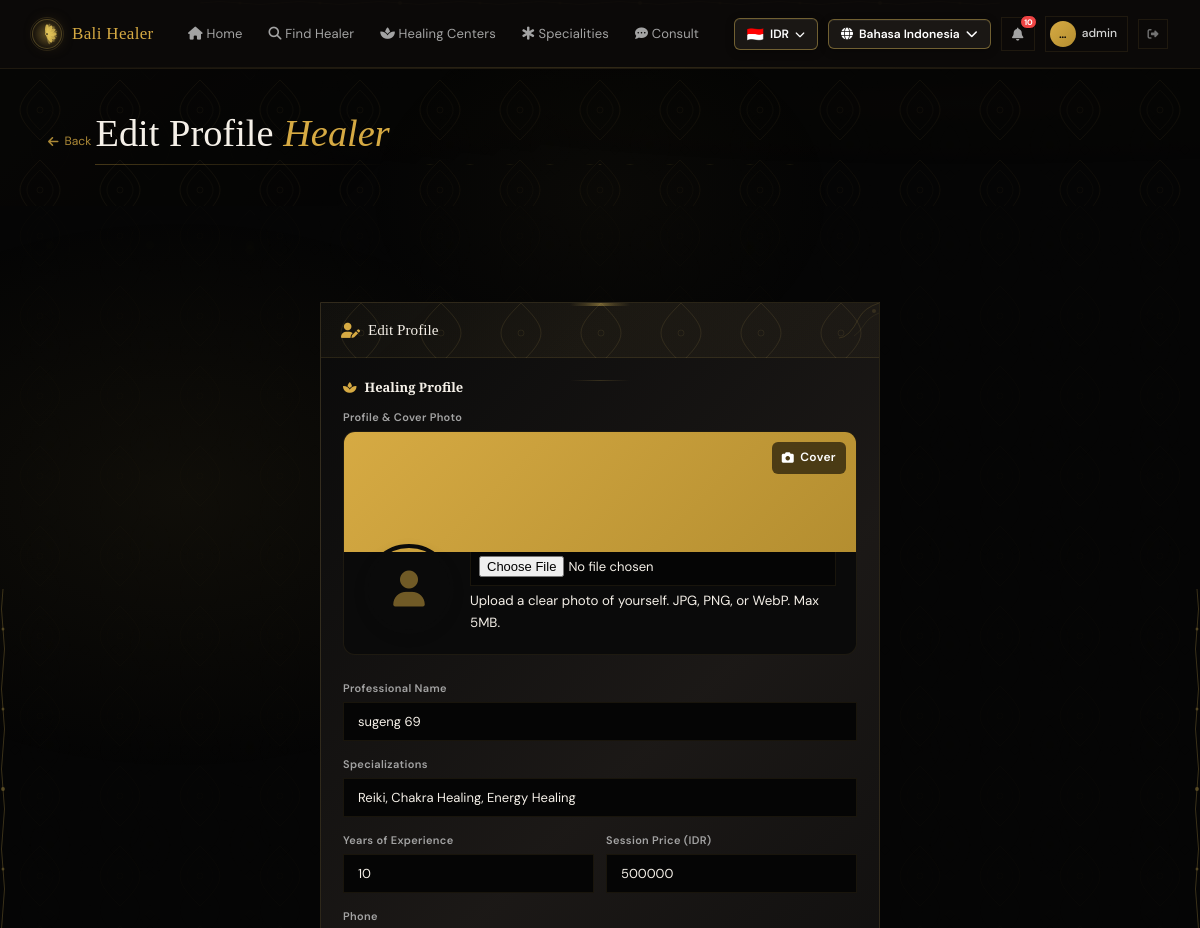
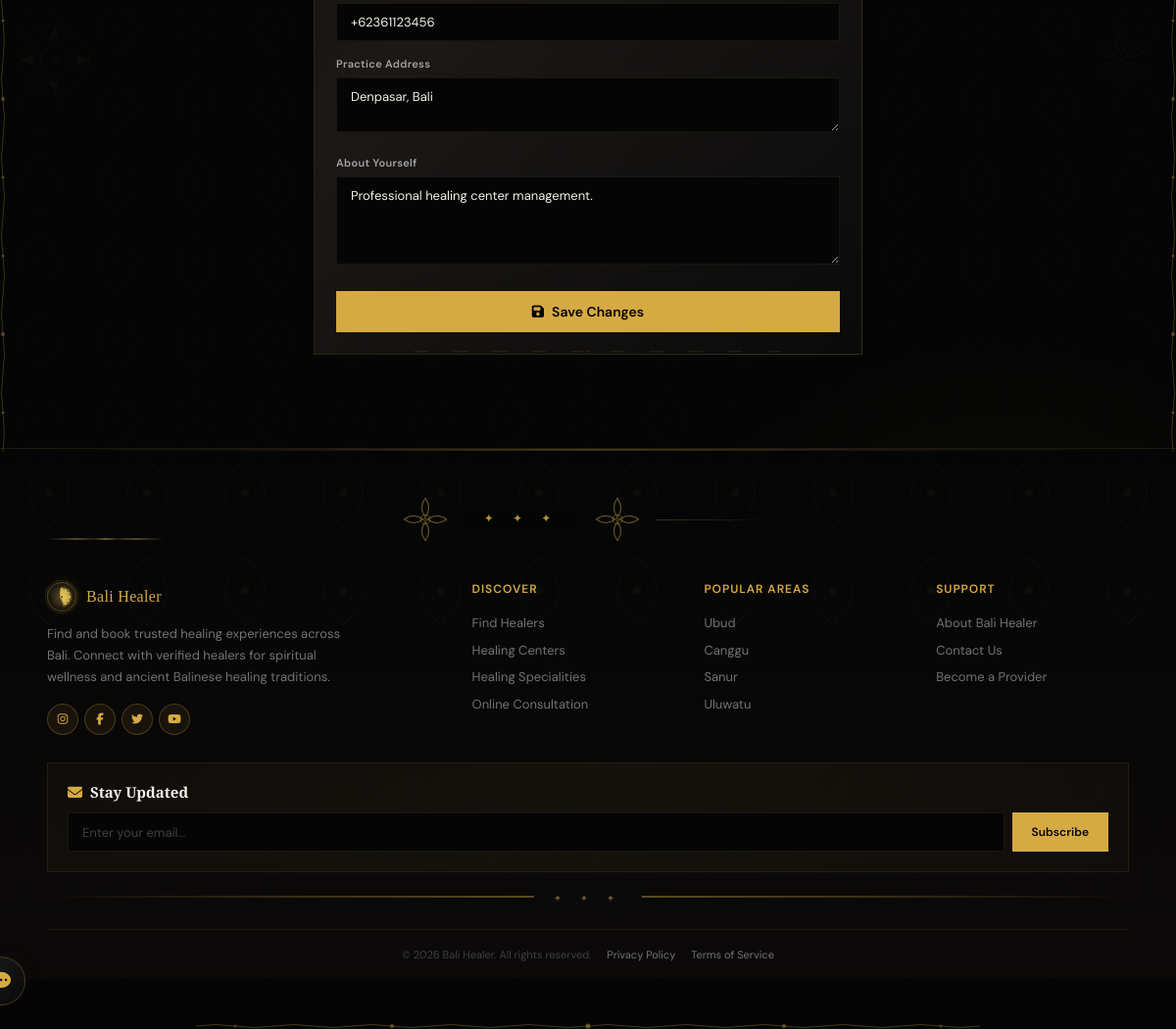
Screenshot of /id/dashboard/healer/profil/ (signed in) with the database file from the repository (2 pictures, top to bottom).
### healers/models.py (models this page shows, shortened)
class Healer(models.Model):
    user = models.OneToOneField(User, on_delete=models.CASCADE, null=True, blank=True)
    name = models.CharField(max_length=200)
    slug = models.SlugField(unique=True, default=uuid.uuid1)
    category = models.ForeignKey(HealerCategory, on_delete=models.SET_NULL, null=True)
    bio = models.TextField()
    experience_years = models.PositiveIntegerField(default=0)
    photo = models.ImageField(upload_to='healer_photos/', blank=True, null=True)
    cover_photo = models.ImageField(upload_to='healer_covers/', blank=True, null=True)
    phone = models.CharField(max_length=20)
    email = models.EmailField(blank=True)
    address = models.TextField()
    price_idr = models.DecimalField(max_digits=12, decimal_places=2, default=0)
    rating = models.DecimalField(max_digits=3, decimal_places=2, default=5.0)
    is_available = models.BooleanField(default=True, db_index=True)
    specializations = models.TextField(blank=True, help_text='Pisahkan dengan koma')
    created_at = models.DateTimeField(auto_now_add=True)
    updated_at = models.DateTimeField(auto_now=True)
    class Meta:
        ordering = ['-rating', '-experience_years']

### accounts/views.py (the view, shortened to what this page needs)
# urls.py: path('dashboard/healer/profil/', views.healer_profile_edit, name='healer_profile_edit'),
@require_healer_profile
def healer_profile_edit(request, profile, healer):
    return render(request, 'healer_profile_edit.html', {'healer': healer})

### templates/healer_profile_edit.html (shortened to what this page needs)
{% extends 'base.html' %}
{% load static %}
{% load i18n %}
{% block content %}
<div class="page-header">
    <div class="container">
        <a href="{% url 'healer_dashboard' %}" class="back-link"><i class="fas fa-arrow-left"></i> {% trans "Back" %}</a>
        <div style="position:relative;display:inline-block">
            <h1>{% trans "Edit Profile" %} <em>{% trans "Healer" %}</em></h1>
            <div style="height:1px;background:linear-gradient(90deg,var(--gold),transparent);margin-top:8px;opacity:0.3"></div>
        </div>
    </div>
</div>
<section class="section" data-reveal>
    <div class="container">
        <div class="auth-container" style="max-width:560px">
            <div class="card">
                <div class="card-header">
                    <h3><i class="fas fa-user-pen" style="color:var(--gold)"></i> {% trans "Edit Profile" %}</h3>
                </div>
                <div class="card-body" style="padding:22px">
                    <form method="POST" enctype="multipart/form-data">
                        <div class="form-section">
                            <h4><i class="fas fa-spa"></i> {% trans "Healing Profile" %}</h4>
                            <div class="form-group" style="margin-bottom:24px">
                                <label>{% trans "Profile & Cover Photo" %}</label>
                                <div style="position:relative;border-radius:12px;overflow:hidden;border:1px solid var(--border);background:var(--bg-card)">
                                    <div style="height:120px;width:100%;background:{% if healer.cover_photo %}url('{{ healer.cover_photo.url }}') center/cover{% else %}linear-gradient(135deg,var(--gold) 0%,var(--gold-dark) 100%){% endif %};position:relative;">
                                        <div style="position:absolute;top:10px;right:10px;background:rgba(0,0,0,0.6);padding:6px 10px;border-radius:6px;backdrop-filter:blur(4px);">
                                            <label style="color:#fff;font-size:12px;cursor:pointer;margin:0;display:flex;align-items:center;gap:6px;">
                                                <i class="fas fa-camera"></i> {% trans "Cover" %}
                                            </label>
                                        </div>
                                    </div>
                                    <div style="padding:0 20px 20px;display:flex;align-items:flex-end;gap:16px;flex-wrap:wrap;margin-top:-45px">
                                        <div style="width:90px;height:90px;border-radius:50%;overflow:hidden;border:4px solid var(--bg-card);flex-shrink:0;background:var(--bg-alt);display:flex;align-items:center;justify-content:center;position:relative;z-index:2;box-shadow:0 4px 12px rgba(0,0,0,0.1)">
                                            {% if healer.photo %}
                                                <img src="{{ healer.photo.url }}" alt="{{ healer.name }}" style="width:100%;height:100%;object-fit:cover">
                                            {% else %}
                                                <i class="fas fa-user" style="font-size:36px;color:var(--gold);opacity:0.5"></i>
                                            {% endif %}
                                        </div>
                                        <div style="flex:1;min-width:200px;padding-top:40px">
                                            <input type="file" name="photo" accept="image/*" class="form-control" style="padding:8px">
                                            <small style="color:var(--text-muted);margin-top:4px;display:block">{% trans "Upload a clear photo of yourself. JPG, PNG, or WebP. Max 5MB." %}</small>
                                        </div>
                                    </div>
                                </div>
                            </div>
                            <div class="form-group">
                                <label>{% trans "Professional Name" %}</label>
                                <input type="text" name="name" class="form-control" value="{{ healer.name }}" required>
                            </div>
                            <div class="form-group">
                                <label>{% trans "Specializations" %}</label>
                                <input type="text" name="specializations" class="form-control" value="{{ healer.specializations }}" required>
                            </div>
                            <div class="form-row">
                                <div class="form-group">
                                    <label>{% trans "Years of Experience" %}</label>
                                    <input type="number" name="experience_years" class="form-control" value="{{ healer.experience_years }}" min="0" required>
                                </div>
                                <div class="form-group">
                                    <label>{% trans "Session Price (IDR)" %}</label>
                                    <input type="number" name="price_idr" class="form-control" value="{{ healer.price_idr|floatformat:0 }}" min="0" required>
                                </div>
                            </div>
                            <div class="form-group">
                                <label>{% trans "Phone" %}</label>
                                <input type="text" name="phone" class="form-control" value="{{ healer.phone }}">
                            </div>
                            <div class="form-group">
                                <label>{% trans "Practice Address" %}</label>
                                <textarea name="address" class="form-control" rows="2" required>{{ healer.address }}</textarea>
                            </div>
                            <div class="form-group">
                                <label>{% trans "About Yourself" %}</label>
                                <textarea name="bio" class="form-control" rows="4" required>{{ healer.bio }}</textarea>
                            </div>
                        </div>
                        <button type="submit" class="btn btn-gold btn-lg btn-block">
                            <i class="fas fa-floppy-disk"></i> {% trans "Save Changes" %}
                        </button>
                    </form>
                </div>
            </div>
        </div>
    </div>
</section>
{% endblock %}

### templates/base.html (shortened to what this page needs)
{% load static %}
{% load i18n %}
<!DOCTYPE html>
<html lang="{{ LANGUAGE_CODE }}">
<head>
    <link rel="preload" href="https://cdnjs.cloudflare.com/ajax/libs/font-awesome/6.5.1/css/all.min.css" as="style" onload="this.onload=null;this.rel='stylesheet'">
    <link rel="stylesheet" href="{% static 'css/style.css' %}?v=12">
</head>
<body>
    <div class="batik-bg-layer batik-layer-1"></div>
    <div class="batik-bg-layer batik-layer-2"></div>
    <div class="batik-bg-layer batik-layer-3"></div>
    <div class="batik-bg-layer batik-layer-mandala" style="background-image:url('{% static 'images/mandala.svg' %}');"></div>
    <div class="batik-bg-glow"></div>
    <div class="global-batik-frame">
        <div class="global-frame-bottom"></div>
        <div class="global-frame-left"></div>
        <div class="global-frame-right"></div>
    </div>
    <header class="header" id="main-header">
        <div class="header-inner">
            <a href="{% url 'home' %}" class="nav-brand">
                <div class="nav-brand-icon"><img src="{% static 'images/lotus.svg' %}" alt="Bali Healer" style="width:100%;height:100%;object-fit:contain;filter:drop-shadow(0 0 8px rgba(214,170,67,0.5));"></div>
                <span>Bali Healer</span>
            </a>
            <nav class="nav-links">
                <a href="{% url 'home' %}" class="nav-link {% if request.resolver_match.url_name == 'home' %}active{% endif %}"><i class="fas fa-house"></i> {% trans "Home" %}</a>
                <a href="{% url 'healer_list' %}" class="nav-link "><i class="fas fa-search"></i> {% trans "Find Healer" %}</a>
                <a href="{% url 'center_list' %}" class="nav-link "><i class="fas fa-spa"></i> {% trans "Healing Centers" %}</a>
                <a href="{% url 'speciality_list' %}" class="nav-link {% if request.resolver_match.url_name == 'speciality_list' %}active{% endif %}"><i class="fas fa-star-of-life"></i> {% trans "Specialities" %}</a>
                <a href="{% url 'booking_track' %}" class="nav-link {% if request.resolver_match.url_name == 'booking_track' %}active{% endif %}"><i class="fas fa-comment-dots"></i> {% trans "Consult" %}</a>
            </nav>
            <div class="nav-right">
                {% get_current_language as CURRENT_LANGUAGE %}
                {% get_available_languages as AVAILABLE_LANGUAGES %}
                {% get_language_info_list for AVAILABLE_LANGUAGES as languages %}
                <div class="currency-switcher" id="currencySwitcher">
                    <button class="currency-switcher-btn">
                        <span class="currency-flag" id="currentCurrencyFlag">🇮🇩</span>
                        <span id="currentCurrencyCode">IDR</span>
                        <i class="fas fa-chevron-down"></i>
                    </button>
                </div>
                <div class="lang-switcher" id="langSwitcher">
                    <button class="lang-switcher-btn">
                        <i class="fas fa-globe"></i>
                        {% for lang in languages %}
                            {% if lang.code == CURRENT_LANGUAGE %}{{ lang.name_local }}{% endif %}
                        {% endfor %}
                        <i class="fas fa-chevron-down"></i>
                    </button>
                </div>
                {% if user.is_authenticated %}
                <button type="button" class="notif-bell-btn" id="notifBellBtn" title="{% trans 'Notifications' %}">
                    <i class="fas fa-bell"></i>
                    {% if global_unread_notifications > 0 %}
                    <span class="notif-bell-badge" id="notifBadge">{{ global_unread_notifications }}</span>
                    {% endif %}
                </button>
                <a href="{% if user.profile.is_healer %}{% url 'healer_dashboard' %}{% else %}{% url 'customer_dashboard' %}{% endif %}" class="nav-user-link" title="{{ user.first_name|default:user.username }}">
                    <div class="nav-user-avatar">{{ user.first_name|default:user.username|truncatechars:1 }}</div>
                    <span class="nav-user-name">{{ user.first_name|default:user.username }}</span>
                </a>
                <a href="{% url 'logout' %}" class="nav-logout-btn" title="{% trans 'Logout' %}"><i class="fas fa-right-from-bracket"></i></a>
                {% else %}
                <a href="{% url 'login' %}" class="nav-link"><i class="fas fa-right-to-bracket"></i> {% trans "Login" %}</a>
                <a href="{% url 'register_choose' %}" class="btn-find"><i class="fas fa-user-plus"></i> {% trans "Register" %}</a>
                {% endif %}
            </div>
        </div>
    </header>
    <main class="batik-main">
        <div class="main-sacred-left"></div>
        <div class="main-sacred-right"></div>
        {% block content %}{% endblock %}
    </main>
    <footer class="footer">
        <div class="container">
            <div class="section-divider bali-divider" style="padding-top:0">
                <div class="bali-divider-ornament"></div>
                <span class="divider-icon">&#10022; &#10022; &#10022;</span>
                <div class="bali-divider-ornament"></div>
            </div>
            <div class="footer-grid">
                <div class="footer-brand">
                    <a href="{% url 'home' %}" class="nav-brand" style="font-size:16px">
                        <div class="nav-brand-icon"><img src="{% static 'images/lotus.svg' %}" alt="Bali Healer" style="width:100%;height:100%;object-fit:contain;filter:drop-shadow(0 0 8px rgba(214,170,67,0.5));"></div>
                        <span>Bali Healer</span>
                    </a>
                    <p>{% trans "Find and book trusted healing experiences across Bali. Connect with verified healers for spiritual wellness and ancient Balinese healing traditions." %}</p>
                    <div class="footer-social">
                        <a href="#"><i class="fab fa-instagram"></i></a>
                        <a href="#"><i class="fab fa-facebook-f"></i></a>
                        <a href="#"><i class="fab fa-twitter"></i></a>
                        <a href="#"><i class="fab fa-youtube"></i></a>
                    </div>
                </div>
                <div class="footer-col">
                    <h4>{% trans "Discover" %}</h4>
                    <a href="{% url 'healer_list' %}">{% trans "Find Healers" %}</a>
                    <a href="{% url 'center_list' %}">{% trans "Healing Centers" %}</a>
                    <a href="{% url 'speciality_list' %}">{% trans "Healing Specialities" %}</a>
                    <a href="{% url 'booking_track' %}">{% trans "Online Consultation" %}</a>
                </div>
                <div class="footer-col">
                    <h4>{% trans "Popular Areas" %}</h4>
                    <a href="{% url 'healer_list' %}?q=Ubud">Ubud</a>
                    <a href="{% url 'healer_list' %}?q=Canggu">Canggu</a>
                    <a href="{% url 'healer_list' %}?q=Sanur">Sanur</a>
                    <a href="{% url 'healer_list' %}?q=Uluwatu">Uluwatu</a>
                </div>
                <div class="footer-col">
                    <h4>{% trans "Support" %}</h4>
                    <a href="#">{% trans "About Bali Healer" %}</a>
                    <a href="#">{% trans "Contact Us" %}</a>
                    <a href="#">{% trans "Become a Provider" %}</a>
                </div>
            </div>
            <div class="footer-newsletter">
                <h4><i class="fas fa-envelope" style="color:var(--gold)"></i> {% trans "Stay Updated" %}</h4>
                <div class="newsletter-form">
                    <input type="email" class="newsletter-input" placeholder="{% trans 'Enter your email...' %}">
                    <button class="newsletter-btn">{% trans "Subscribe" %}</button>
                </div>
            </div>
            <div style="position:relative;margin:24px 0 0;text-align:center">
                <div style="position:absolute;top:50%;left:50%;transform:translate(-50%,-50%);background:var(--bg-card);padding:0 20px">
                    <span style="color:rgba(200,169,81,0.5);font-size:10px;letter-spacing:8px">&#10022; &#10022; &#10022;</span>
                </div>
            </div>
            <div class="footer-bottom">
                <span>&copy; 2026 Bali Healer. {% trans "All rights reserved." %}</span>
                <a href="#">{% trans "Privacy Policy" %}</a>
                <a href="#">{% trans "Terms of Service" %}</a>
            </div>
        </div>
    </footer>
    <button class="chat-fab">
        <i class="fas fa-comment-dots"></i>
    </button>
</body>
</html>

### rows the page displays
Healer: name "sugeng 69", specializations "Reiki, Chakra Healing, Energy Healing", experience_years "10", price_idr "500000", phone "+62361123456", address "Denpasar, Bali", bio "Professional healing center management."

### other values shown
{{ lang.name_local }} "Bahasa Indonesia"
{{ global_unread_notifications }} "10"
{{ user.first_name|default:user.username|truncatechars:1 }} "…"
{{ user.first_name|default:user.username }} "admin"
